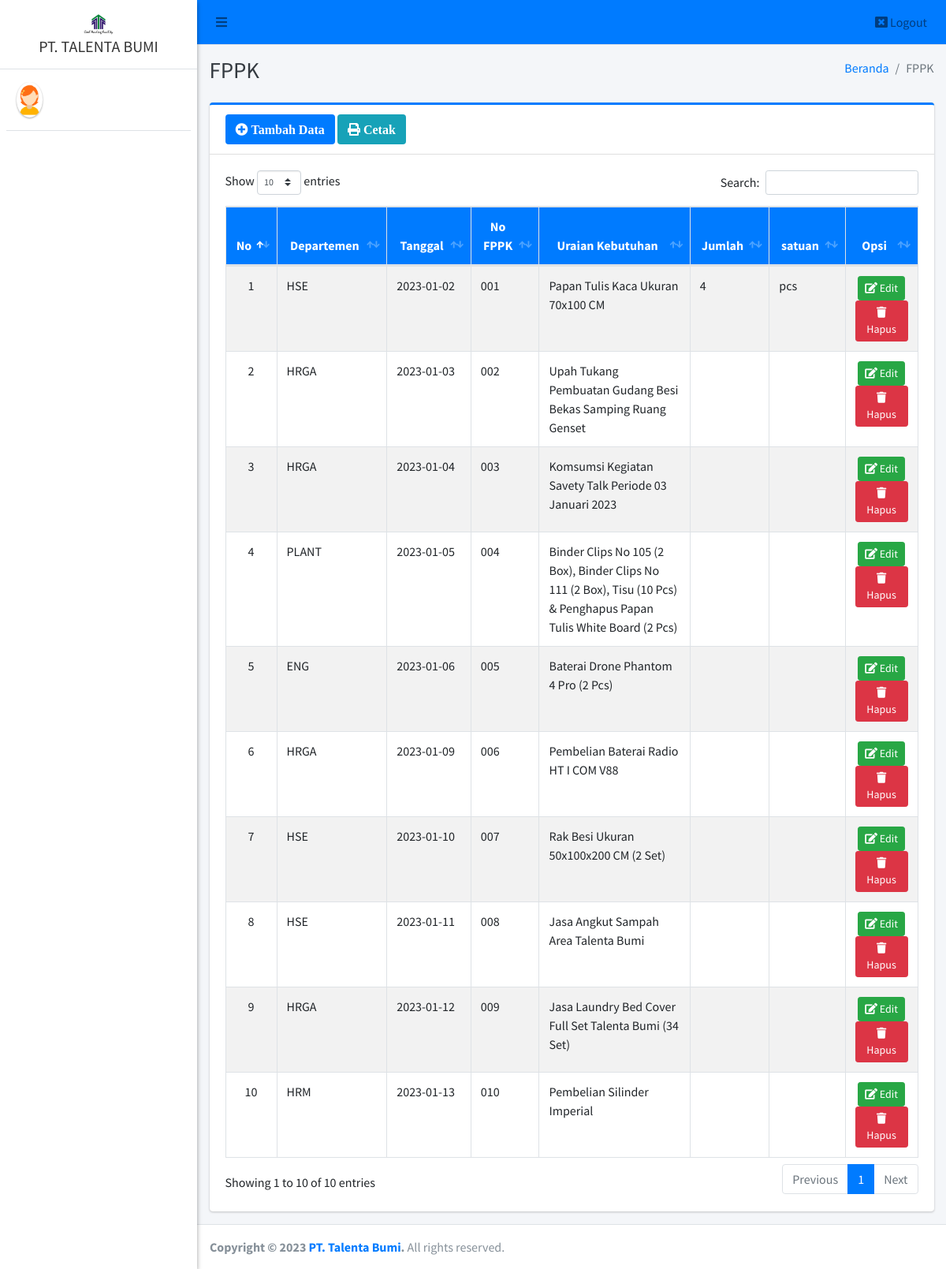
/admin/fppk/index.php, run on an earlier commit of the app's database.
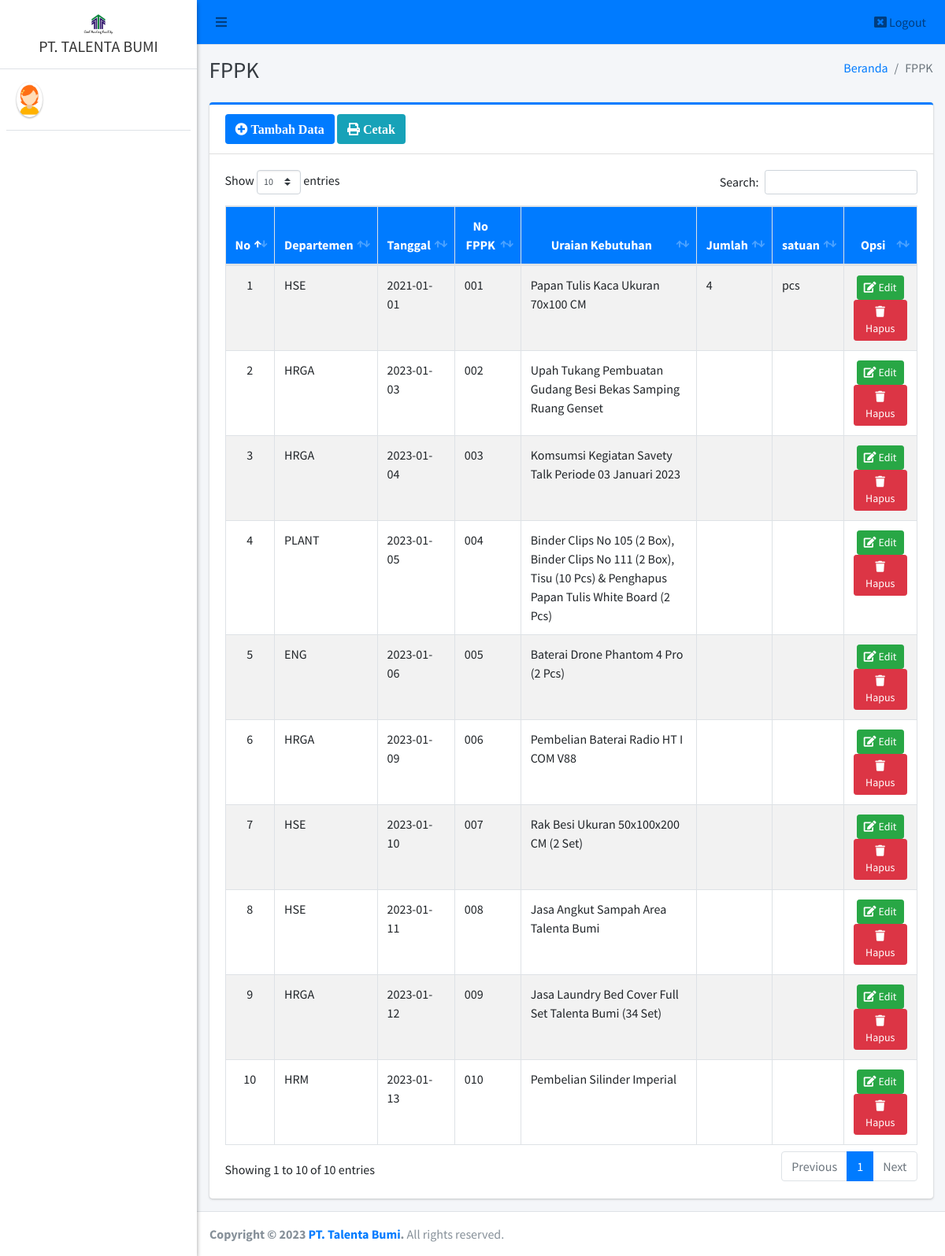
And on a later commit of the database.
### tables this page shows
CREATE TABLE `fppk` (
  `id_fppk` int(11) NOT NULL,
  `departemen` varchar(30) NOT NULL,
  `tanggal` date NOT NULL,
  `no_fppk` varchar(25) NOT NULL,
  `uraian_kebutuhan` text NOT NULL,
  `jumlah` varchar(20) DEFAULT NULL,
  `satuan` varchar(20) DEFAULT NULL
);

### admin/fppk/index.php (the view, shortened to what this page needs)
<?php
require '../../config/koneksi.php';
?>
<!DOCTYPE html>
<html>
<?php
include '../../templates/head.php';
?>
<body class="hold-transition sidebar-mini layout-fixed">
    <div class="wrapper">
        <?php
        include '../../templates/navbar.php';
        ?>
        <?php
        include '../../templates/sidebar.php';
        ?>
        <div class="content-wrapper">
            <div class="content-header">
                <div class="container-fluid">
                    <div class="row mb-2">
                        <div class="col-sm-6">
                            <h1 class="m-0 text-dark">FPPK</h1>
                        </div>
                        <div class="col-sm-6">
                            <ol class="breadcrumb float-sm-right">
                                <li class="breadcrumb-item"><a href="#">Beranda</a></li>
                                <li class="breadcrumb-item active">FPPK</li>
                            </ol>
                        </div>
                    </div>
                </div>
            </div>
            <section class="content">
                <div class="container-fluid">
                    <div class="row">
                        <div class="col-12">
                            <div class="card card-primary card-outline">
                                <div class="card-header">
                                    <a href="tambah" class="btn bg-primary"><i class="fa fa-plus-circle"> Tambah Data</i></a>
                                    <a href="#" data-toggle="modal" data-target="#fppk"  class="btn bg-info"><i class="fa fa-print"> Cetak</i></a>
                                </div>
                                <div class="card-body">
                                    <div class="table-responsive">
                                        <table id="example1" class="table table-bordered table-striped">
                                            <thead class="bg-primary">
                                                <tr align="center">
                                                    <th>No</th>
                                                    <th>Departemen</th>
                                                    <th>Tanggal</th>
                                                    <th>No FPPK</th>
                                                    <th>Uraian Kebutuhan</th>
                                                    <th>Jumlah</th>
                                                    <th>satuan</th>
                                                    <th>Opsi</th>
                                                </tr>
                                            </thead>
                                            <tbody style="background-color: white">
                                                <?php
                                                $no = 1;
                                                $data = $koneksi->query("SELECT * FROM fppk ORDER BY id_fppk ASC");
                                                while ($row = $data->fetch_array()) {
                                                ?>
                                                    <tr>
                                                        <td align="center"><?= $no++ ?></td>
                                                        <td><?= $row['departemen'] ?></td>
                                                        <td><?= $row['tanggal'] ?></td>
                                                        <td><?= $row['no_fppk'] ?></td>
                                                        <td><?= $row['uraian_kebutuhan'] ?></td>
                                                        <td><?= $row['jumlah'] ?></td>
                                                        <td><?= $row['satuan'] ?></td>
                                                        <td align="center">
                                                            <a href="edit?id=<?= $row['id_fppk'] ?>" class="btn btn-success btn-sm" title="Edit"><i class="fa fa-edit"></i> Edit</a>
                                                            <a href="hapus?id=<?= $row['id_fppk'] ?>" class="btn btn-danger btn-sm alert-hapus" title="Hapus"><i class="fa fa-trash"></i> Hapus</a>
                                                        </td>
                                                    </tr>
                                                <?php } ?>
                                            </tbody>
                                        </table>
                                    </div>
                                </div>
                            </div>
                        </div>
                    </div>
                </div>
            </section>
        </div>
        <?php include_once "../../templates/footer.php"; ?>
    </div>
</body>
</html>

What changed in the data, as far as the page shows it:
changed fppk "Papan Tulis Kaca Ukuran 70x100 CM": tanggal "2023-01-02" → "2021-01-01"
